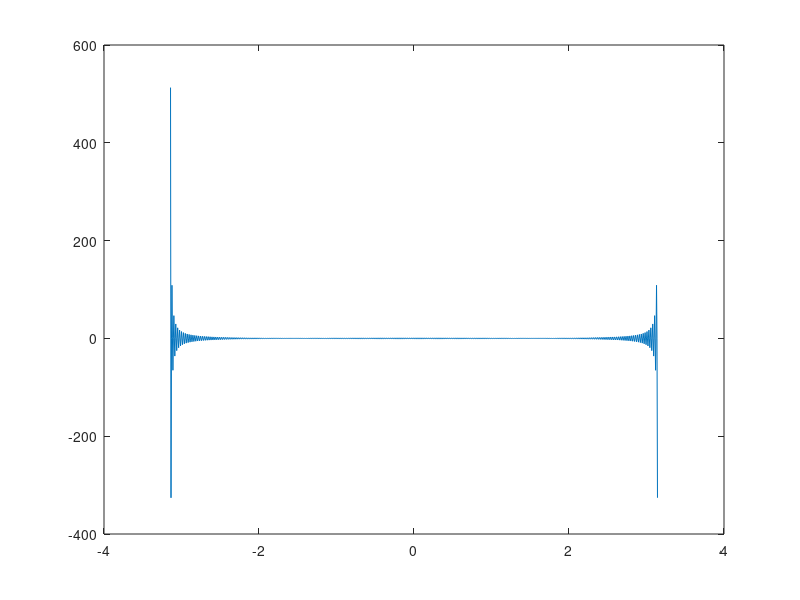

Source code (MATLAB):
clc
clear 

%% PROGRAM PARAMS
L = pi;
N = 1024;
dx = 2*L/(N-1);
x = -L:dx:L;
T0 = 2*L;

%% WAVE FUNCTION
f = 0*x;
f(N/4:3*N/4) = 1;

Y = fft(f);
plot(x,Y); hold on;